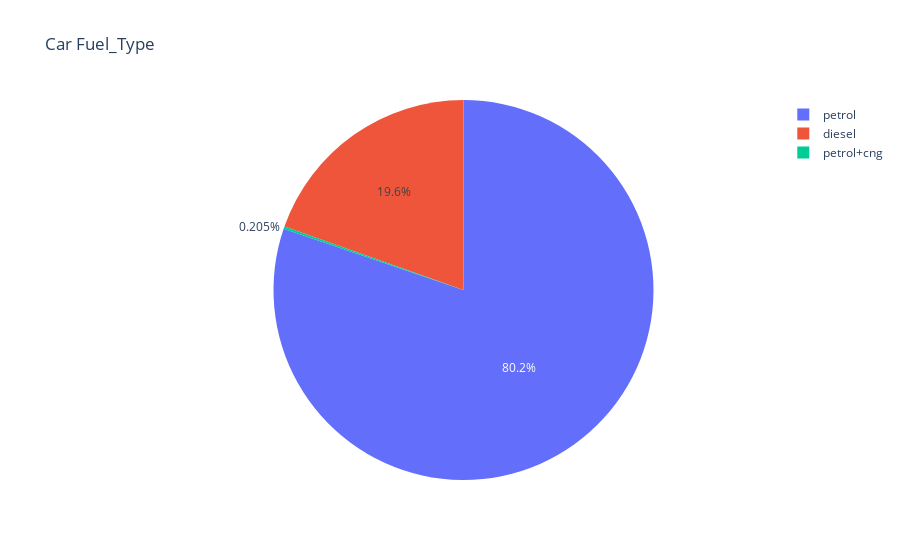

Write notebook code for a chart like this one.
### Code cell
px.pie(values=df['Fuel_Type'].value_counts().values, names=df['Fuel_Type'].value_counts().index, title="Car Fuel_Type")

### Figure 1 — Plotly figure (JSON) as saved in the notebook; plotly's stock layout.template omitted (floating-point values rounded to 4 significant figures)
{"data": [{"domain": {"x": [0, 1], "y": [0, 1]}, "hovertemplate": "label=%{label}<br>value=%{value}<extra></extra>", "labels": ["petrol", "diesel", "petrol+cng"], "legendgroup": "", "name": "", "showlegend": true, "type": "pie", "values": [783, 191, 2]}], "layout": {"legend": {"tracegroupgap": 0}, "title": {"text": "Car Fuel_Type"}}}
